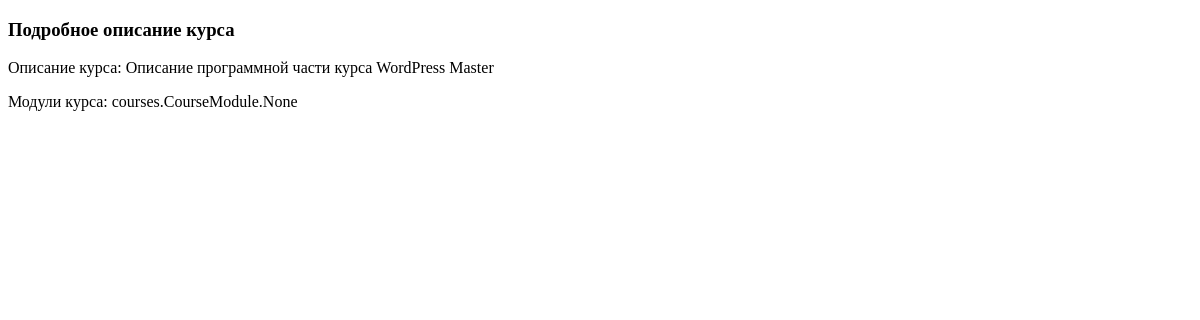
Page /course/3/ on the earlier database version.
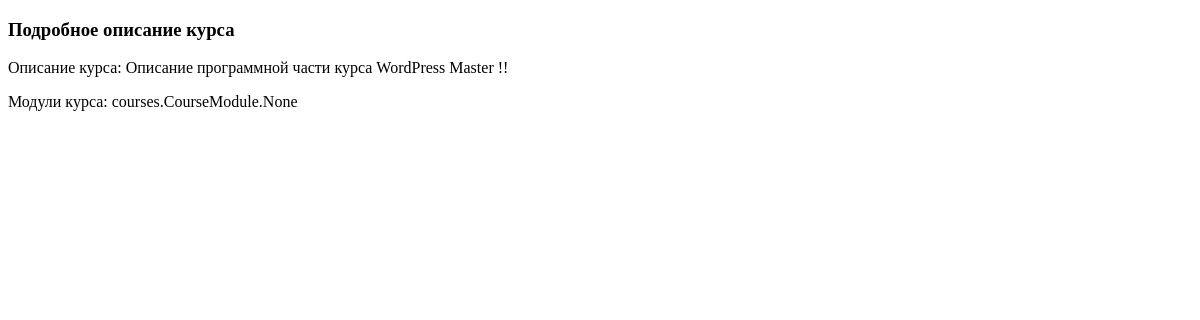
Same page on the later database version.
### courses/models.py (models this page shows, shortened)
class Course(models.Model):
    category = models.ForeignKey(CourseCategory, on_delete=models.SET_NULL, null=True, related_name='courses')
    title = models.CharField(max_length=180, blank=False)
    description = models.TextField(max_length=1000, blank=False, null=False, help_text='Add course description')
    start_date = models.DateField(blank=True, null=True)
    end_date = models.DateField(blank=True, null=True)

### courses/views.py (the view)
# urls.py: path('course/<pk>/', CourseDetailView.as_view(), name='course_detail'),
class CourseDetailView(DetailView):
    model = Course

### courses/templates/courses/course_detail.html (shortened to what this page needs)
<!DOCTYPE html>
<html lang="en">
<head>
</head>
<body>
<h3>Подробное описание курса</h3>
<p>Описание курса: {{ course.description }}</p>
<p> Модули курса: {{ course.modules }}</p>
</body>
</html>

Differences in the rows shown:
changed Course "courses.CourseModule.None": description "Описание программной части курса WordPress Master" → "Описание программной части курса WordPress Master !!"
